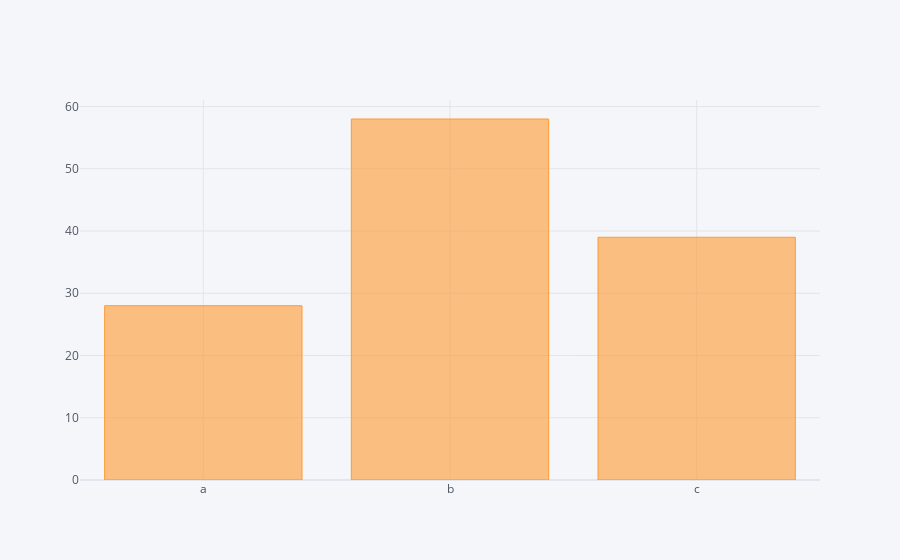

The notebook cell saved with this chart:
### Markdown cell above
4. Make a bar plot with dataframe q

### Code cell
q.iplot(kind='bar',x='A',y='B')

### Figure 1 — Plotly figure (JSON) as saved in the notebook; plotly's stock layout.template omitted (floating-point values rounded to 4 significant figures)
{"data": [{"marker": {"color": "rgba(255, 153, 51, 0.6)", "line": {"color": "rgba(255, 153, 51, 1.0)", "width": 1}}, "name": "B", "orientation": "v", "text": "", "type": "bar", "x": ["a", "b", "c"], "y": [28, 58, 39]}], "layout": {"legend": {"bgcolor": "#F5F6F9", "font": {"color": "#4D5663"}}, "paper_bgcolor": "#F5F6F9", "plot_bgcolor": "#F5F6F9", "title": {"font": {"color": "#4D5663"}}, "xaxis": {"gridcolor": "#E1E5ED", "showgrid": true, "tickfont": {"color": "#4D5663"}, "title": {"font": {"color": "#4D5663"}, "text": ""}, "zerolinecolor": "#E1E5ED"}, "yaxis": {"gridcolor": "#E1E5ED", "showgrid": true, "tickfont": {"color": "#4D5663"}, "title": {"font": {"color": "#4D5663"}, "text": ""}, "zerolinecolor": "#E1E5ED"}}}
